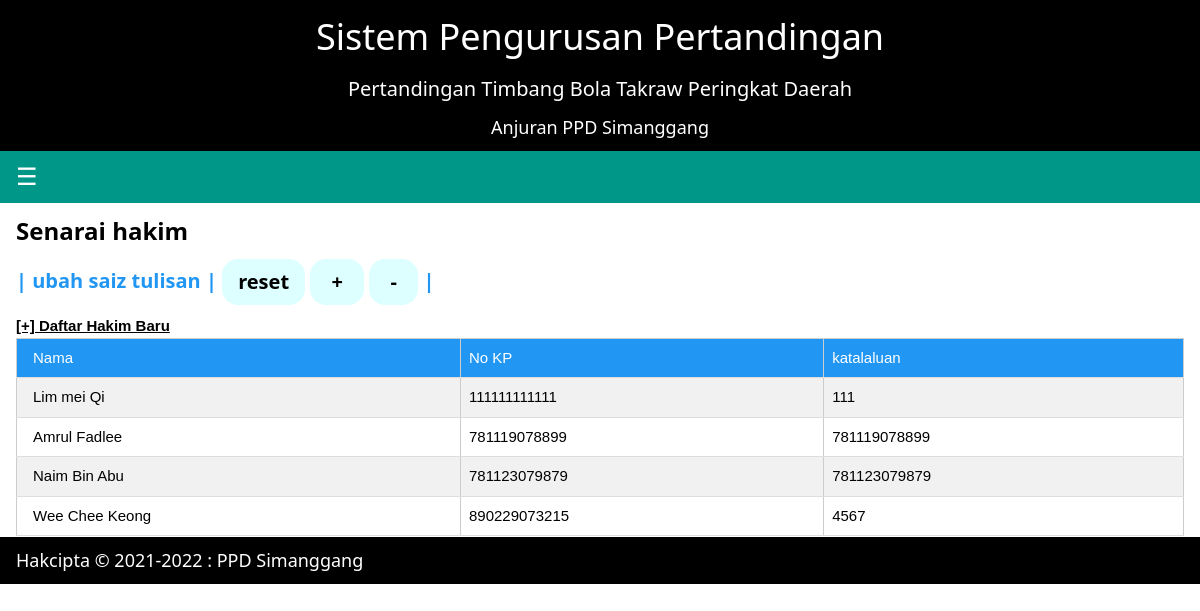
The app's page /senarai-hakim.php (signed in) with its own data.
### tables this page shows
CREATE TABLE `hakim` (
  `nokp_hakim` varchar(12) NOT NULL,
  `nama_hakim` varchar(60) DEFAULT NULL,
  `katalaluan_hakim` varchar(13) DEFAULT NULL
);

### senarai-hakim.php (the view, shortened to what this page needs)
<?php
include('header.php');
include('connection.php');
?>
<h3><b>Senarai hakim</b></h3>
<?php include('butang-saiz.php'); ?>
<a href='hakim-daftar-borang.php' class='w3-text-black w3-hover-blue'><b>[+] Daftar Hakim Baru</b></a>
<table width='100%' border='1' id='saiz' class="w3-table-all">
    <tr class='w3-blue'>
        <td>Nama</td>
        <td>No KP</td>
        <td>katalaluan</td>
    </tr>
<?php
$arahan_papar="Select* from hakim";
$laksana = mysqli_query($condb,$arahan_papar);
    while($data=mysqli_fetch_array($laksana))
    {
        echo"<tr>
        <td>".$data['nama_hakim']."</td>
        <td>".$data['nokp_hakim']."</td>
        <td>".$data['katalaluan_hakim']."</td>
        </tr>";
    }
?>
</table>
<?php include ('footer.php'); ?>

### w3.css (style rules this page uses)
html { box-sizing:border-box }
*,*:before,*:after { box-sizing:inherit }
html { -ms-text-size-adjust:100%;-webkit-text-size-adjust:100% }
body { margin:0 }
a { background-color:transparent }
b,strong { font-weight:bolder }
html,body { font-family:Verdana,sans-serif;font-size:15px;line-height:1.5 }
html { overflow-x:hidden }
h3 { font-size:24px }
h1,h2,h3,h4,h5,h6 { font-family:"Segoe UI",Arial,sans-serif;font-weight:400;margin:10px 0 }
a { color:inherit }
.w3-table,.w3-table-all { border-collapse:collapse;border-spacing:0;width:100%;display:table }
.w3-table-all { border:1px solid #ccc }
.w3-bordered tr,.w3-table-all tr { border-bottom:1px solid #ddd }
.w3-table-all tr:nth-child(odd) { background-color:#fff }
.w3-table-all tr:nth-child(even) { background-color:#f1f1f1 }
.w3-table td,.w3-table th,.w3-table-all td,.w3-table-all th { padding:8px 8px;display:table-cell;text-align:left;vertical-align:top }
.w3-table th:first-child,.w3-table td:first-child,.w3-table-all th:first-child,.w3-table-all td:first-child { padding-left:16px }
.w3-blue,.w3-hover-blue:hover { color:#fff!important;background-color:#2196F3!important }
.w3-text-black,.w3-hover-text-black:hover { color:#000!important }

### indexcss.css (style rules this page uses)
body { margin:0; padding:0; background-image:url(image/takraw2.jpg); background-size:cover; background-attachment: fixed; }

### records on screen
hakim: nama_hakim "Lim mei Qi", nokp_hakim "111111111111", katalaluan_hakim "111"
hakim: nama_hakim "Amrul Fadlee", nokp_hakim "781119078899", katalaluan_hakim "781119078899"
hakim: nama_hakim "Naim Bin Abu", nokp_hakim "781123079879", katalaluan_hakim "781123079879"
hakim: nama_hakim "Wee Chee Keong", nokp_hakim "890229073215", katalaluan_hakim "4567"
